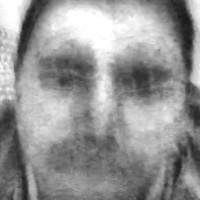
#> input picture data/images/1/face_000.jpg, 200 x 200 px; its folder holds only this picture in this run
$ python -i detection.py   (imports and definitions only)
#> lines starting #> are read from the running program, lines starting #| are printed output that depends on the picture
#> further down, picture is the input picture: shape (200, 200, 3); min 25, max 255, mean 149
"""
Détection de visages avec amélioration d'image pour faible lumière
"""
import cv2
import numpy as np
from config.settings import (
    FACE_CASCADE_PATH,
    MIN_FACE_SIZE,
    CLAHE_CLIP_LIMIT,
    CLAHE_TILE_GRID_SIZE,
    BRIGHTNESS_BOOST,
    CONTRAST_BOOST
)


class DetecteurVisage:
    """Détecteur de visages avec amélioration d'image"""

    def __init__(self):
        """Initialise le détecteur"""
        self.face_cascade = cv2.CascadeClassifier(
            cv2.data.haarcascades + '/' + FACE_CASCADE_PATH
        )

        # CLAHE pour égalisation d'histogramme
        self.clahe = cv2.createCLAHE(
            clipLimit=CLAHE_CLIP_LIMIT,
            tileGridSize=CLAHE_TILE_GRID_SIZE
        )

    def ameliorer_image(self, image):
        """
        Améliore une image pour la détection en faible lumière

        Args:
            image: Image à améliorer

        Returns:
            Image améliorée
        """
        # Convertir en niveaux de gris si nécessaire
        if len(image.shape) == 3:
            gray = cv2.cvtColor(image, cv2.COLOR_BGR2GRAY)
        else:
            gray = image.copy()

        # Augmenter la luminosité et le contraste
        gray = cv2.convertScaleAbs(gray, alpha=CONTRAST_BOOST, beta=int(BRIGHTNESS_BOOST * 30))
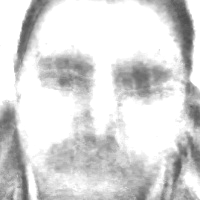
#> gray: shape (200, 200); min 78, max 255, mean 216.4

        # Égalisation d'histogramme adaptative (CLAHE)
        gray = self.clahe.apply(gray)
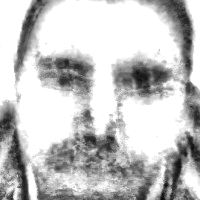
#> gray: shape (200, 200); min 9, max 255, mean 195.6

        # Réduction du bruit
        gray = cv2.fastNlMeansDenoising(gray, h=10)

        return gray

    def detecter_visages(self, image, ameliorer=True):
        """
        Détecte les visages dans une image

        Args:
            image: Image à analyser
            ameliorer: Si True, améliore l'image avant détection

        Returns:
            Liste de rectangles (x, y, w, h) des visages détectés
        """
        # Améliorer l'image si demandé
        if ameliorer:
            gray = self.ameliorer_image(image)
        else:
            if len(image.shape) == 3:
                gray = cv2.cvtColor(image, cv2.COLOR_BGR2GRAY)
            else:
                gray = image

        # Détecter les visages
        faces = self.face_cascade.detectMultiScale(
            gray,
            scaleFactor=1.1,
            minNeighbors=5,
            minSize=MIN_FACE_SIZE,
            flags=cv2.CASCADE_SCALE_IMAGE
        )
#> faces = [[11, 11, 180, 180]]

        return faces

    # [45 lines left out: functions extraire_visage, dessiner_rectangles, not called in this run]


# Instance globale
_detecteur = None

# [6 lines left out: function get_detecteur, not called in this run]

>>> import cv2
>>> picture = cv2.imread('../../data/images/1/face_000.jpg')
>>> result = DetecteurVisage().detecter_visages(picture)
#> result = [[11, 11, 180, 180]]

$ run again, on data/images/1/face_002.jpg
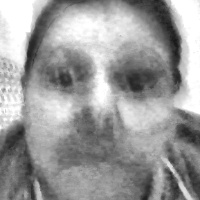
#> input picture data/images/1/face_002.jpg, 200 x 200 px
#> picture is the input picture: shape (200, 200, 3); min 23, max 255, mean 154.9
#> in ameliorer_image, `gray = cv2.convertScaleAbs(gray, alpha=CONTRAST_BOOST, beta=int(BRIGHT..`:
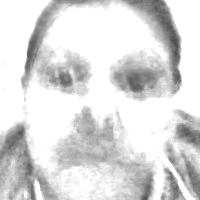
#> gray: shape (200, 200); min 75, max 255, mean 218.8
#> in ameliorer_image, `gray = self.clahe.apply(gray)`:
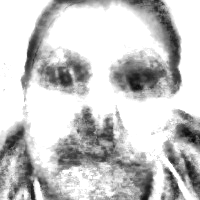
#> gray: shape (200, 200); min 4, max 255, mean 199.5
#> faces = [[9, 10, 181, 181]]
